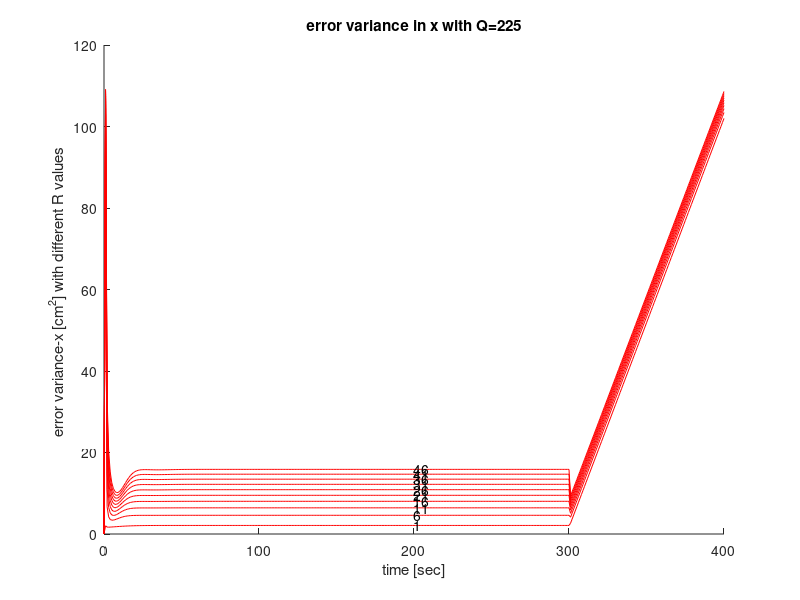
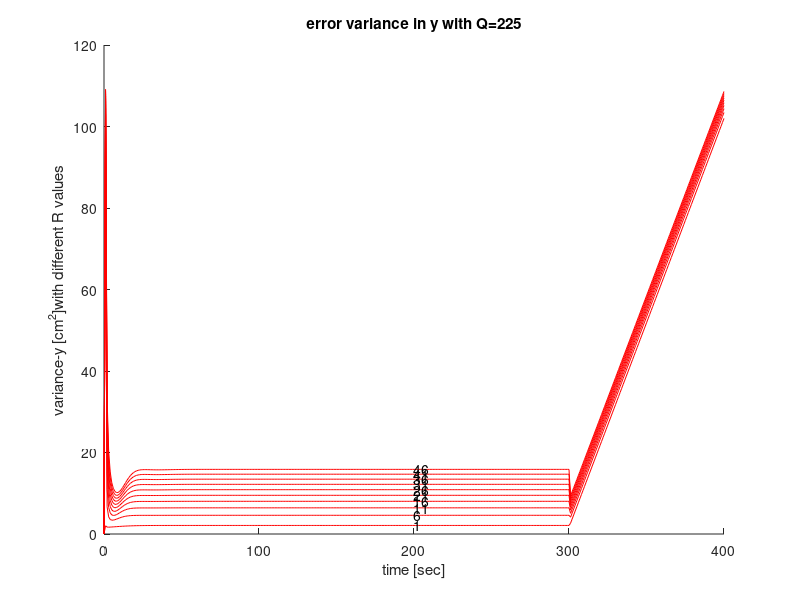
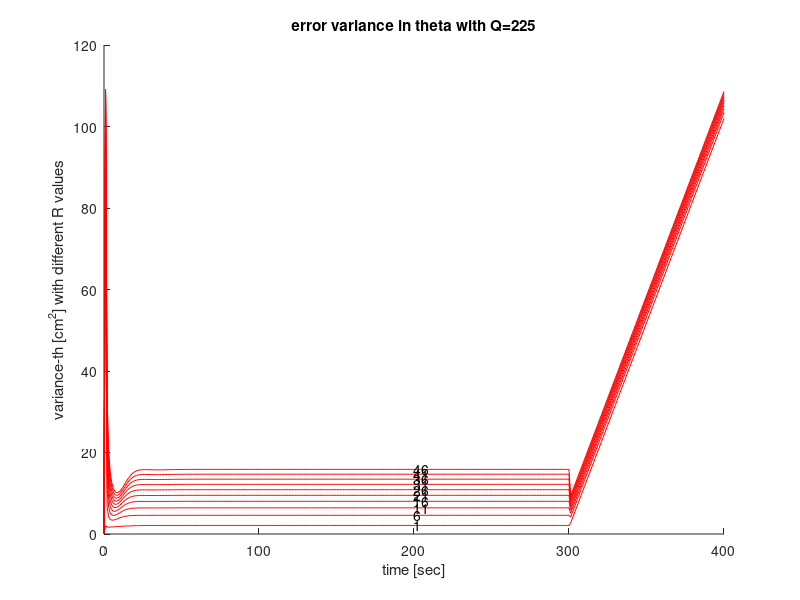
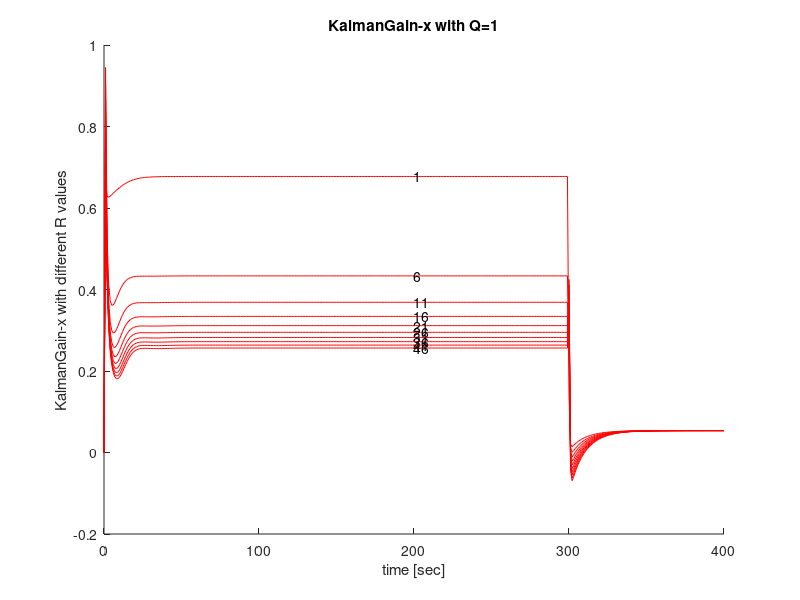

The MATLAB script that drew these images, in order: (Note: this script raises an error after producing the figures.)
Ts=0.1; %define the sample time

A=[1 0 0 Ts 0 0; 0 1 0 0 Ts 0; 0 0 1 0 0 Ts; 0 0 0 1 0 0 ; 0 0 0 0 1 0; 0 0 0 0 0 1]; % the state matrix

C=[1 0 0 0 0 0 ; 0 1 0 0 0 0 ; 0 0 1 0 0 0]; % the output matrix

E=[0 0 0 1 0 0 ; 0 0 0 0 1 0 ; 0 0 0 0 0 1]; % the measurement mapping matrix for velocity parameters

B=[0.5*Ts^2 0 0;0 0.5*Ts^2 0;0 0 0.5*Ts^2;Ts 0 0;0 Ts 0; 0 0 Ts]; % the input matrix
B_new=[1 0 0;0 1 0;0 0 1;1 0 0;0 1 0; 0 0 1]; % the input matrix

x0=[0;0;0;0;0;0]; % the initial conditions
xnew=[10,10,10,10,10,10];
sys =ss(A,B,eye(6),[],Ts); % a system to generate true data

t=0:Ts:40; % the time interval

%assuming that the uncertanities in the accelerations are equal, we define

%them as follow:

segmaux=15; %standard deviation ax

segmauy=15; %standard deviation ay

segmaualpha=15; %standard deviation angular acceleration


%define the input(accelerations):

ux=[zeros(1,30) 2*ones(1,20) 0.5*ones(1,20) 0.5*ones(1,length(t)-70)]+normrnd(0,segmaux,1,length(t));

uy=[zeros(1,10) 5*ones(1,60) -0.5*ones(1,length(t)-70)]+normrnd(0,segmauy,1,length(t));

ualpha=[zeros(1,30) 0.5*ones(1,20) 0.05*ones(1,20) -0.05*ones(1,length(t)-70)]+normrnd(0,segmaualpha,1,length(t));

u=[ux;uy;ualpha];

%generating the true data:

Xtrue=lsim(sys,u',t,x0);

xtrue=Xtrue(:,1);

ytrue=Xtrue(:,2);

ztrue= ones(1,400)*5;

thtrue=Xtrue(:,3);

vxtrue=Xtrue(:,4);

vytrue=Xtrue(:,5);

wtrue=Xtrue(:,6);

%defining V:

measurmentsV=[100 0 0; 0 100 0; 0 0 100];
measurmentsVel=[0.1 0 0; 0 0.1 0; 0 0 0.1];
%generating measurment data by adding noise to the true data:

xm=xtrue+normrnd(0,30,length(xtrue),1);
xm2=xtrue+normrnd(0,10,length(xtrue),1);

ym=ytrue+normrnd(0,30,length(ytrue),1);
ym2=ytrue+normrnd(0,10,length(ytrue),1);

thm=thtrue+normrnd(0,30,length(ytrue),1);
thm2=thtrue+normrnd(0,10,length(ytrue),1);
      
vxm=vxtrue+normrnd(0,1,length(ytrue),1);
vym=vytrue+normrnd(0,1,length(ytrue),1);
vwm=wtrue+normrnd(0,1,length(ytrue),1);
%initializing the matricies for the for loop (this will make the matlab run

%the for loop faster.
Xest=zeros(9,length(t));
A_new=[1 0 0 Ts 0 0 (0.5*Ts*Ts) 0 0; 0 1 0 0 Ts 0 0 (0.5*Ts*Ts) 0; 0 0 1 0 0 Ts 0 0 (0.5*Ts*Ts); 0 0 0 1 0 0 Ts 0 0 ; 0 0 0 0 1 0 0 Ts 0; 0 0 0 0 0 1 0 0 Ts;0 0 0 0 0 0 1 0 0;0 0 0 0 0 0 0 1 0;0 0 0 0 0 0 0 0 1]; % the state matrix
C_new=[1 0 0 0 0 0 0 0 0 ; 0 1 0 0 0 0 0 0 0 ; 0 0 1 0 0 0 0 0 0];
E_new=[0 0 0 1 0 0 0 0 0 ; 0 0 0 0 1 0 0 0 0 ; 0 0 0 0 0 1 0 0 0];
Xcm=zeros(3,length(t));
Cov=zeros(9,9,400);
KG=zeros(9,3,400);
Xcm(:,1)=([xm(1); ym(1); thm(1)]*0.8)+([xm2(1); ym2(1); thm2(1)]*0.9)/1.7;
%defining R and Q

R=measurmentsV*C*C';
R_vel=measurmentsVel*C*C';
%Q=[segmaux^2 0 0 ; 0 segmauy^2 0 ;0 0 segmaualpha^2];
%Q=[1 0 0 0 0 0 0 0 0  ; 0 1 0 0 0 0 0 0 0 ;0 0 1 0 0 0 0 0 0;0 0 0 1 0 0 0 0 0  ; 0 0 0 0 1 0 0 0 0 ;0 0 0 0 0 1 0 0 0;0 0 0 0 0 0 1 0 0;0 0 0 0 0 0 0 1 0;0 0 0 0 0 0 0 0 1];
%Initializing P
Q=eye(9)*1;

%P=B*R*B';
P=eye(9)*1;
%disp(P);

for(j=1:5:50)
   measurmentsV=eye(3)*j;
   R=measurmentsV*C*C'; 
   
for(i=2:1:length(t))

P=A_new*P*A_new'+Q; %predicting P
%P=A*P*A';
Xest(:,i)=A_new*Xest(:,i-1); %Predicitng the state


if(i<=100)
    K=P*C_new'/(C_new*P*C_new'+R);
    Cov(:,:,i)=P;%covariance collection
    KG(:,:,i)=K ;%Kalman gain collection
    Xest(:,i)=Xest(:,i)+K*([xm(i); ym(i); thm(i)]-C_new*Xest(:,i));%Correcting: estimating the state
    Xcm(:,i)=[xm(i); ym(i); thm(i)]; %combined measurement for plotting purpose
    P=(eye(9)-K*C_new)*P;%Correcting: estimating P
    
elseif(i>100 && i<=300)
    K=P*C_new'/(C_new*P*C_new'+R);
    Cov(:,:,i)=P;%covariance collection
    KG(:,:,i)=K ;%Kalman gain collection
    Xest(:,i)=Xest(:,i)+K*(((([xm(i); ym(i); thm(i)]*0.8)+([xm2(i); ym2(i); thm2(i)]*0.9))/1.7)-C_new*Xest(:,i));
    Xcm(:,i)=(([xm(i); ym(i); thm(i)]*0.8)+([xm2(i); ym2(i); thm2(i)*0.9]))/1.7;
    P=(eye(9)-K*C_new)*P;%Correcting: estimating P
    
else 
    K=P*E_new'/(E_new*P*E_new'+R_vel);
    Cov(:,:,i)=P;%covariance collection
    KG(:,:,i)=K ;%Kalman gain collection
    Xest(:,i)= Xest(:,i)+ K*([vxm(i); vym(i); vwm(i)]-E_new*Xest(:,i));
    P=(eye(9)-K*E_new)*P;%Correcting: estimating P

end

 
end






%root mean square error calculation
est_x= Xest(1,:); 
est_y= Xest(2,:); 
est_th= Xest(3,:); 

r_x = sqrt( sum( (est_x(:)-xtrue(:)).^2) / length(t));
r_y = sqrt( sum( (est_y(:)-ytrue(:)).^2) / length(t));
r_th = sqrt( sum( (est_th(:)-thtrue(:)).^2) / length(t));
%disp(r_x);
%disp(r_y);
%disp(r_th);

t=0:1:400;
cov_x = squeeze(Cov(1,1,:))';
cov_y = squeeze(Cov(2,2,:))';
cov_th = squeeze(Cov(3,3,:))';
figure(1);
hold all;
plot(t,cov_x,'r');
xlabel('time [sec]');
ylabel('error variance-x [cm^{2}] with different R values ');
title('error variance in x with Q=225');
str=num2str(j);
t_x=200;
text(t_x,cov_x(1,200),str);

figure(2);
%plot(t(1:100),Xcm(1,(1:100)),'r');
hold all;
plot(t,cov_y,'r');
xlabel('time [sec]');
ylabel('variance-y [cm^{2}]with different R values');
title('error variance in y with Q=225');
str=num2str(j);
t_x=200;
text(t_x,cov_y(1,200),str);

figure(3);
%plot(t(1:100),Xcm(1,(1:100)),'r');
hold all;
plot(t,cov_th,'r');
xlabel('time [sec]');
ylabel('variance-th [cm^{2}] with different R values');
title('error variance in theta with Q=225');
str=num2str(j);
t_x=200;
text(t_x,cov_th(1,200),str);

KG_x = squeeze(KG(1,1,:))';
KG_y = squeeze(KG(2,2,:))';
KG_th = squeeze(KG(3,3,:))';

figure(4);

hold all;
plot(t,KG_x,'r');
xlabel('time [sec]');
ylabel('KalmanGain-x with different R values');
title('KalmanGain-x with Q=1');
str=num2str(j);
t_x=200;
text(t_x,KG_x(1,200),str);

figure(5);

hold all;
plot(t,KG_y,'r');
xlabel('time [sec]');
ylabel('KalmanGain-y with different R values');
title('KalmanGain-y with Q=1');
str=num2str(j);
t_x=200;
text(t_x,KG_y(1,200),str);

figure(6);

hold all;
plot(t,KG_th,'r');
xlabel('time [sec]');
ylabel('KalmanGain-th with different R values ');
title('KalmanGain-th with Q=1');
str=num2str(j);
t_x=200;
text(t_x,KG_th(1,200),str);
end
saveas(figure(1),[results_dir('Ini_P') '/figure13.png']);
saveas(figure(2),[results_dir('Ini_P') '/figure14.png']);
saveas(figure(3),[results_dir('Ini_P') '/figure15.png']);
saveas(figure(4),[results_dir('Ini_P') '/figure16.png']);
saveas(figure(5),[results_dir('Ini_P') '/figure17.png']);
saveas(figure(6),[results_dir('Ini_P') '/figure18.png']);
